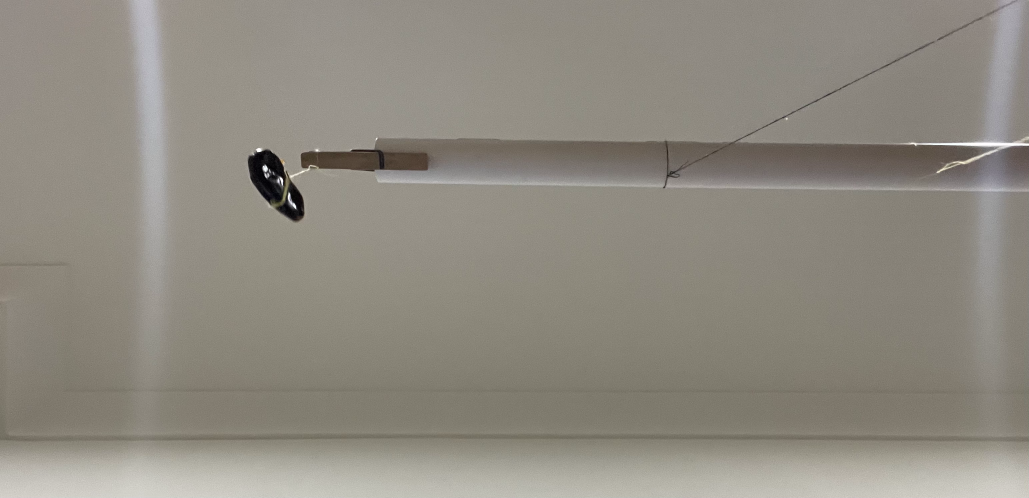
//> input picture DateDetector/samples/date_image_1.png, 3087 x 1493 px (shown at 1/3 size)
$ ./standAngleCalculator ../DateDetector/samples/date_image_1.png   (built with g++ and OpenCV 4)
//> lines starting //> are read from the running program, lines starting //| are printed output that depends on the picture; after the words box and inside, x2 and y2 are one past the last pixel; in counts of white or black regions, pixels touching at a corner belong together
#include <iostream>
#include <opencv2/opencv.hpp>

using namespace cv;

#define MAX_HEIGHT 800

#define IMAGE_EXT ".png.jpg.jpeg"
#define VIDEO_EXT ".mp4.mov.avi"

enum StandType {
    NO_STAND = 0,
    YELLOW_STAND = 1,
    BLUE_STAND = 2
};

struct HSVRange {
    HSVRange(Scalar _lowerRange, Scalar _upperRange)
        : lowerRange{ _lowerRange }, upperRange{ _upperRange } {};

    Scalar lowerRange;
    Scalar upperRange;
};

struct PointInterval {
    PointInterval() {};

    PointInterval(Point2f pointA, Point2f pointB)
        : lowerPoint{ pointA }, upperPoint{ pointB }, isEmpty{ false } {

        if (lowerPoint.x > upperPoint.x) {
            auto temp = lowerPoint;
            lowerPoint = upperPoint;
            upperPoint = temp;
        }
    };

    bool isNull() {
        return isEmpty;
    };

    Point2f lowerPoint;
    Point2f upperPoint;

private:
    bool isEmpty = true;
};

void processFrame(Mat im);
Mat extractSegments(Mat im, HSVRange range);
PointInterval findRawStand(Mat im, HSVRange range);

int main(int argc, char** argv) {

    // Get the name of the image to test
    if (argc < 2) {
        fprintf(stderr, "please provide an image name, and result name, EXITING\n");
        exit(1);
    }

    // Check whether it is a still image or video stream
    char* file_name = argv[1];
    char* file_ext = strrchr(file_name, '.');
    if (file_ext == NULL) {
        fprintf(stderr, "Not a video or image file, EXITING\n");
        exit(1);
    }

    if (strstr(IMAGE_EXT, file_ext) != NULL) {
        printf("Processing an image file\n");
        // TODO: check that argv[2] is a valid name
        // is an image file
        // Read image
        Mat im = imread(argv[1], IMREAD_COLOR);
//> im is the input picture: 1493 rows x 3087 cols, CV_8UC3; mean B, G, R 129, 138.8, 143.5

        // cout << im.rows << " rows\n";
        // cout << im.cols << " columns\n";

        processFrame(im);

    } else if (strstr(VIDEO_EXT, file_ext) != NULL) {
        printf("Processing a video file\n");

        // make a video capture object
        VideoCapture cap(argv[1]);

        if (!cap.isOpened()) {
            fprintf(stderr, "Couldn't open the video, EXITING\n");
            exit(1);
        }

        // read in video
        Mat frame;
        // Capture frame-by-frame
        cap >> frame;

        while (!frame.empty()) {
            processFrame(frame);

            char c = (char)waitKey(25);
            if (c == 27) {
                break;
            }

            cap >> frame;
        }
        cap.release();
    } else {
        fprintf(stderr, "%s is not a video or image file, EXITING\n", file_ext);
        exit(1);
    }
}

void processFrame(Mat im) {

    while (im.rows > MAX_HEIGHT) {
        resize(im, im, Size(), 0.5, 0.5, INTER_LINEAR);
    }

    HSVRange yellowrawStandRange{ Scalar(29,0,0), Scalar(31,255,255) };
    HSVRange bluerawStandRange{ Scalar(115,0,0), Scalar(125,255,255) };


    auto result = findRawStand(im, yellowrawStandRange);
    auto standNumber = YELLOW_STAND;
    if (result.isNull()) {
        result = findRawStand(im, bluerawStandRange);
        standNumber = BLUE_STAND;

        if (result.isNull()) {
            standNumber = NO_STAND;
            std::cerr << "No stand found!" << std::endl;
            throw std::invalid_argument("No stand found.");
        }
    }

    std::cout << (result.upperPoint - result.lowerPoint).x << std::endl;
}


Mat extractSegments(Mat im, HSVRange range) {
    Mat im_HSV;
    cvtColor(im, im_HSV, COLOR_BGR2HSV);
//> im_HSV: 746 rows x 1544 cols, CV_8UC3; mean H, S, V 22.7, 26.9, 143.6

    // Segment
    Mat mask;
    inRange(im_HSV, range.lowerRange, range.upperRange, mask); // using hsv ranges
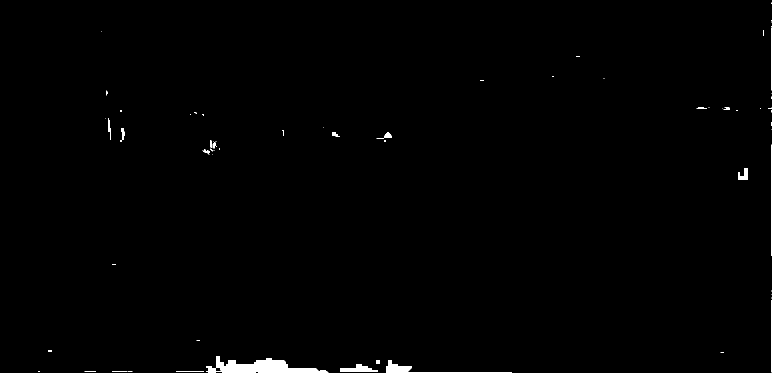
//> mask: 746 rows x 1544 cols, CV_8UC1 (shown at 1/2 size); 0.69% white; 74 white regions (53 under 20 px), largest, box (x1, y1, x2, y2) and area: (412, 712, 657, 746) 3985, (772, 720, 1024, 746) 1236, (680, 728, 756, 744) 704

    // Clean
    Mat kernel = Mat(10, 10, CV_8UC1, 1);
    morphologyEx(mask, mask, MORPH_CLOSE, kernel);
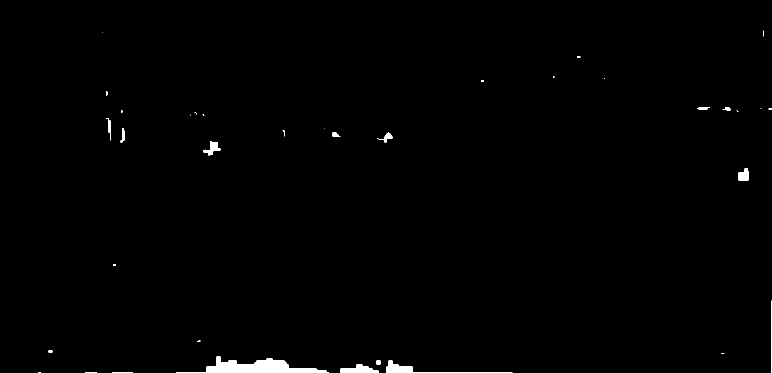
//> mask: 746 rows x 1544 cols, CV_8UC1 (shown at 1/2 size); 0.7% white; 36 white regions (19 under 20 px)

    return mask;
}

struct str {
    bool operator() (Point2f a, Point2f b) {
        return a.x <= b.x;
    }
} comp;


PointInterval findRawStand(Mat im, HSVRange range) {
    Mat mask = extractSegments(im, range);

    // Find Contours
    std::vector<std::vector<Point>> contours;
    findContours(mask, contours, RETR_EXTERNAL, CHAIN_APPROX_SIMPLE);
//> contours = 36 contours, 21 with area under 20; largest, box (x1, y1, x2, y2) and area: (353, 713, 658, 746) 3958, (773, 721, 1025, 746) 746, (681, 729, 757, 746) 690, (406, 282, 441, 311) 363, (1477, 337, 1497, 361) 337

    // CHoose the largest one
    std::vector<Point> rawStand;
    if (contours.size() == 1) {
        rawStand = contours[0];
    } else if (contours.size() > 1) {
        std::cerr << "Oh shit! Found " << contours.size() << " contours." << std::endl;
        std::cout << "Selecting largest contour." << std::endl;

        int maxArea = 0;
        int index = 0;

        for (auto i = 0; i < contours.size(); i++) {
            auto area = contourArea(contours[i]);
            if (area > maxArea) {
                maxArea = area;
                index = i;
            }
        }
//> this loop made 36 passes
//> (area, maxArea) on passes 1, 4, 5, 7: (40, 40), (690, 690), (746, 746), (3957.5, 3957)
//> area on passes 2, 6, 9, 13, 14, 15: 22, 49, 21, 337, 363, 138.5
//> after the loop, maxArea = 3957; index = 6

        rawStand = contours[index];
//> rawStand = contour of 44 points, box (x1, y1, x2, y2) (353, 713, 658, 746), area 3958
    } else {
        std::cerr << "Oh shit! Found no contours of this color range. Range lower: " << range.lowerRange << std::endl;
        return PointInterval();
    }

    // Find rectangle shape
    auto perimeter = arcLength(rawStand, true);
//> perimeter = 691.7
    std::vector<Point> stand;
    approxPolyDP(rawStand, stand, perimeter * 0.02, true);
//> stand = 4 Points (x, y): [353, 744], [657, 745], [440, 713], [412, 744]

    // Try to find the 4 corners
    std::sort(stand.begin(), stand.end(), comp);
//> stand = 4 Points (x, y): [353, 744], [412, 744], [440, 713], [657, 745]

    auto lastIndex = stand.size();
//> lastIndex = 4
    auto topLeft = stand[0].y < stand[1].y ? stand[0] : stand[1];
//> topLeft = Point(412, 744)
    auto bottomLeft = stand[0].y >= stand[1].y ? stand[0] : stand[1];
//> bottomLeft = Point(353, 744)
    auto topRight = stand[lastIndex - 2].y < stand[lastIndex - 1].y ? stand[lastIndex - 2] : stand[lastIndex - 1];
//> topRight = Point(440, 713)
    auto bottomRight = stand[lastIndex - 2].y >= stand[lastIndex - 1].y ? stand[lastIndex - 2] : stand[lastIndex - 1];
//> bottomRight = Point(657, 745)

    // Calculate depth????
    return PointInterval(
        stand[0], stand[lastIndex - 1]
    );
//| 304
}

$ run again, on DateDetector/samples/date_image_3.png
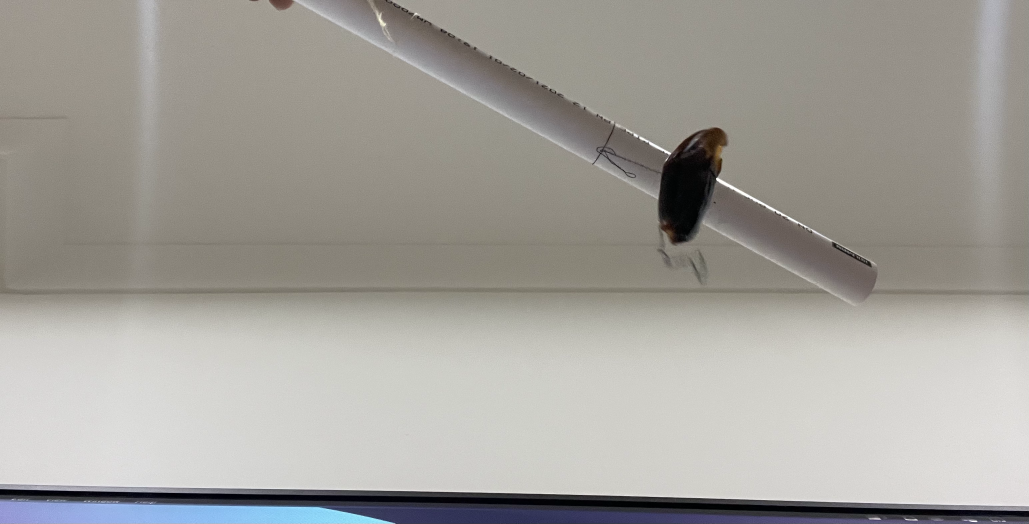
//> input picture DateDetector/samples/date_image_3.png, 3087 x 1571 px (shown at 1/3 size)
//> im is the input picture: 1571 rows x 3087 cols, CV_8UC3; mean B, G, R 155, 160.6, 163.2
//> im_HSV: 786 rows x 1544 cols, CV_8UC3; mean H, S, V 28.9, 22, 165.1
//> in extractSegments, `inRange(im_HSV, range.lowerRange, range.upperRange, mask);`:
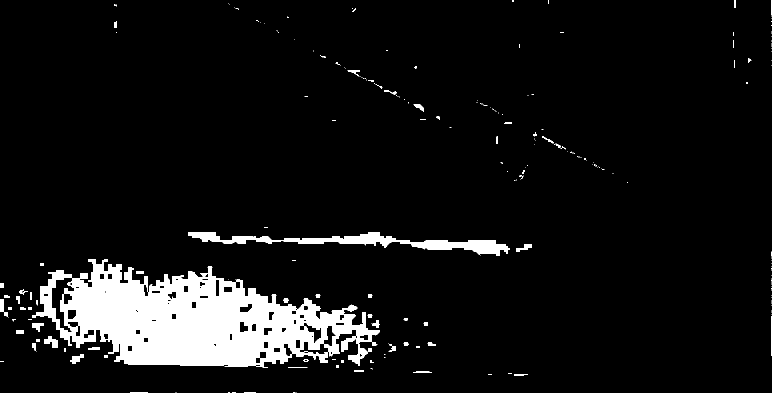
//> mask: 786 rows x 1544 cols, CV_8UC1 (shown at 1/2 size); 7.8% white; 225 white regions (161 under 20 px), largest, box (x1, y1, x2, y2) and area: (64, 518, 760, 736) 80781, (376, 464, 1020, 512) 8927, (88, 672, 116, 696) 396
//> in extractSegments, `morphologyEx(mask, mask, MORPH_CLOSE, kernel);`:
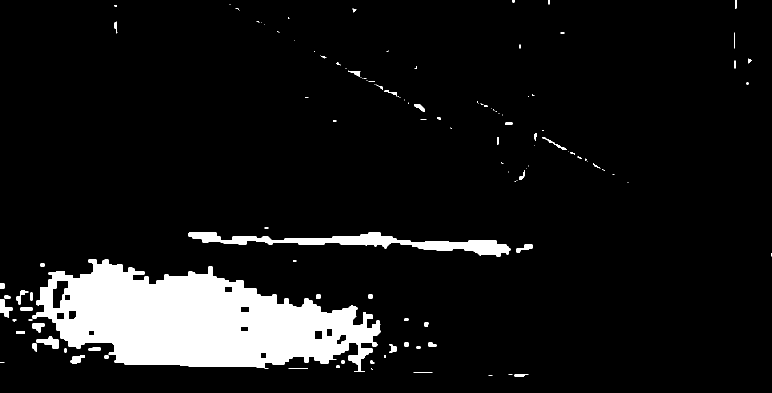
//> mask: 786 rows x 1544 cols, CV_8UC1 (shown at 1/2 size); 8.7% white; 126 white regions (72 under 20 px)
//> contours = 126 contours, 83 with area under 20; largest, box (x1, y1, x2, y2) and area: (65, 519, 761, 744) 92662, (377, 465, 1021, 513) 8440, (73, 673, 117, 697) 452, (0, 599, 25, 636) 374, (141, 710, 169, 728) 238
//> the loop in findRawStand, `for (auto i = 0; i < contours.size(); i++)` made 126 passes
//> (area, maxArea) on passes 2, 13, 21, 38: (57, 57), (237.5, 237), (452, 452), (92662, 92662)
//> after the loop in findRawStand, `for (auto i = 0; i < contours.size(); i++)`: maxArea = 92662; index = 37
//> rawStand = contour of 447 points, box (x1, y1, x2, y2) (65, 519, 761, 744), area 92662
//> perimeter = 2685.3
//> in findRawStand, `approxPolyDP(rawStand, stand, perimeter * 0.02, true);`: stand = 6 Points (x, y): [65, 631], [257, 729], [712, 684], [728, 743], [760, 664], [216, 519]
//> in findRawStand, `std::sort(stand.begin(), stand.end(), comp);`: stand = 6 Points (x, y): [65, 631], [216, 519], [257, 729], [712, 684], [728, 743], [760, 664]
//> lastIndex = 6
//> topLeft = Point(216, 519)
//> bottomLeft = Point(65, 631)
//> topRight = Point(760, 664)
//> bottomRight = Point(728, 743)
//| 695
